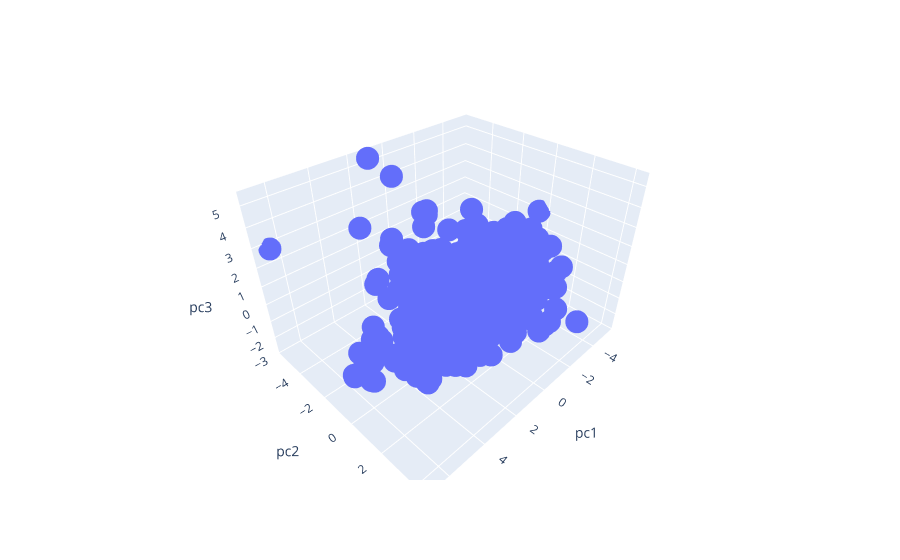

This figure's notebook cell:
### Code cell
pcs = u * s

songs_with_pcs = pd.DataFrame(pcs)
songs_with_pcs[['song', 'artist', 'id']] = centered_df.reset_index()[['song', 'artist', 'id']]

labels = {}
for i in range(15):
    labels[i] = f'pc{i+1}'

songs_with_pcs = songs_with_pcs.rename(labels, axis=1)

px.scatter_3d(data_frame=songs_with_pcs, x='pc1', y='pc2', z='pc3', hover_data=['song', 'artist'])

### Figure 1 — Plotly figure (JSON) as saved in the notebook; plotly's stock layout.template omitted (floating-point values rounded to 4 significant figures; data arrays with more than 128 entries replaced by an {"elided": "..."} marker saying what was removed)
{"data": [{"customdata": {"elided": "907x2 str values"}, "hovertemplate": "pc1=%{x}<br>pc2=%{y}<br>pc3=%{z}<br>song=%{customdata[0]}<br>artist=%{customdata[1]}<extra></extra>", "legendgroup": "", "marker": {"color": "#636efa", "symbol": "circle"}, "mode": "markers", "name": "", "scene": "scene", "showlegend": false, "type": "scatter3d", "x": {"elided": "907 float values"}, "y": {"elided": "907 float values"}, "z": {"elided": "907 float values"}}], "layout": {"legend": {"tracegroupgap": 0}, "margin": {"t": 60}, "scene": {"domain": {"x": [0, 1], "y": [0, 1]}, "xaxis": {"title": {"text": "pc1"}}, "yaxis": {"title": {"text": "pc2"}}, "zaxis": {"title": {"text": "pc3"}}}}}
